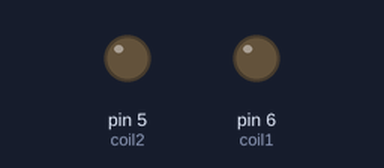
The sketch below on a simulated Arduino Uno, built with avr-gcc and run on an emulated ATmega328P. On the bench: output pins drawn as LEDs (lit = HIGH). What the sketch prints to the serial monitor is not drawn.

Above: at 0.4 s.
Timing chart, 0 to 1.9 s (numbered marks = the images above):
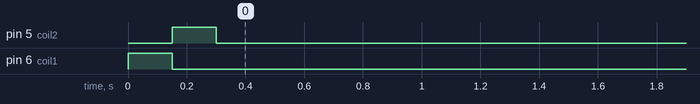

The sketch:

Wall_Clock1.1_SENSOR_1_Check.ino
```cpp
#include <SoftwareSerial.h>

#define base 200
#define coil1 6
#define coil2 5
int one = 0;              //one defines Minute_Hand
int two = 0;             //two defines Hour_Hand
bool Condition = true;  //Two Hands Working Condition

void setup() {

  Serial.begin(9600);

  pinMode (coil1, OUTPUT);
  pinMode (coil2, OUTPUT);

 }

void loop()
{
  while (Condition)
  {
   // one = analogRead(A0);
    two = analogRead(A1);


   // Serial.println(one);
   //Serial.print(", ");
    Serial.println(two);

    digitalWrite(coil1, HIGH);
    digitalWrite(coil2, LOW);
    delay(150);
    digitalWrite(coil1, LOW);
    digitalWrite(coil2, LOW);
    //delay(800);
    digitalWrite(coil1, LOW);
    digitalWrite(coil2, HIGH);
    delay(150);
    digitalWrite(coil1, LOW);
    digitalWrite(coil2, LOW);
    //delay(800);


    if (two>=10)
    {
      Condition = false;
      delay(100);
    }
  }


}
```

Measured:
- by itself, pin 5 (coil2): LOW → HIGH at 0.15 s, → LOW 0.15 s later
- by itself, pin 6 (coil1): LOW → HIGH at 0.00 s, → LOW 0.15 s later
